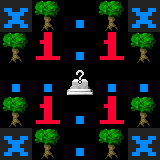

Below is a game level as drawn by its tile map, then a one-line description and the .tmx file that defines it, in full:
An orthogonal 5x5 tile map with 32x32 px tiles, 3 tile layers (Tile Layer, Feature Layer, Tag Layer), 2 tilesets.

<map version="2017.05.26" orientation="orthogonal" renderorder="right-down" width="5" height="5" tilewidth="32" tileheight="32" backgroundcolor="#000000" nextobjectid="1">
 <properties>
  <property name="code">NSUBST:     1 = 2:1 / *:.
: ee_hep(_G)</property>
  <property name="tags" value="ee_5x5" />
 </properties>
 <tileset firstgid="1" source="../tilesets/features.tsx" />
 <tileset firstgid="205" source="../tilesets/basic.tsx" />
 <layer name="Tile Layer" width="5" height="5">
  <data encoding="csv">
206,114,205,114,206,
114,28,205,28,114,
205,205,72,205,205,
114,28,205,28,114,
206,114,205,114,206
</data>
 </layer>
 <layer name="Feature Layer" width="5" height="5">
  <data encoding="csv">
0,0,0,0,0,
0,0,0,0,0,
0,0,0,0,0,
0,0,0,0,0,
0,0,0,0,0
</data>
 </layer>
 <layer name="Tag Layer" width="5" height="5">
  <data encoding="csv">
0,0,0,0,0,
0,0,0,0,0,
0,0,0,0,0,
0,0,0,0,0,
0,0,0,0,0
</data>
 </layer>
 <objectgroup name="Scripting Layer" />
</map>
